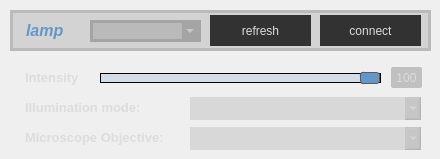
    <widget class="QWidget" name="page">
     <widget class="QComboBox" name="comboBox_illumode">
      <property name="geometry">
       <rect>
        <x>190</x>
        <y>97</y>
        <width>231</width>
        <height>23</height>
       </rect>
      </property>
      <property name="styleSheet">
       <string notr="true">border: 10px;
border-radius: 0px;
border-color: black;
background-color: rgba(120,120,120,50);
color:rgb(220,220,220);
font: 10pt &quot;MS Shell Dlg 2&quot;;</string>
      </property>
     </widget>
     <widget class="QLabel" name="label_17">
      <property name="geometry">
       <rect>
        <x>25</x>
        <y>67</y>
        <width>61</width>
        <height>21</height>
       </rect>
      </property>
      <property name="styleSheet">
       <string notr="true">border-radius: 2px;
background-color: rgba(255, 0, 100, 0);
border-color: rgba(5, 5, 5, 0);
border-width: 1px;

</string>
      </property>
      <property name="text">
       <string>&lt;html&gt;&lt;head/&gt;&lt;body&gt;&lt;p&gt;&lt;span style=&quot; font-size:10pt; font-weight:600; color:#dcdcdc;&quot;&gt;Intensity&lt;/span&gt;&lt;/p&gt;&lt;/body&gt;&lt;/html&gt;</string>
      </property>
     </widget>
     <widget class="QLabel" name="label_bright_2">
      <property name="geometry">
       <rect>
        <x>391</x>
        <y>67</y>
        <width>31</width>
        <height>21</height>
       </rect>
      </property>
      <property name="styleSheet">
       <string notr="true">border-radius: 2px;
background-color: rgba(0, 0, 0, 50);
border-color: rgba(5, 5, 5, 0);
border-width: 1px;
color: rgb(220,220,220);
font: 10pt &quot;MS Shell Dlg 2&quot;;</string>
      </property>
      <property name="text">
       <string>100</string>
      </property>
      <property name="alignment">
       <set>Qt::AlignCenter</set>
      </property>
     </widget>
     <widget class="QSlider" name="horizontalSlider_lampinten">
      <property name="geometry">
       <rect>
        <x>100</x>
        <y>67</y>
        <width>281</width>
        <height>22</height>
       </rect>
      </property>
      <property name="styleSheet">
       <string notr="true">QSlider::groove:horizontal {
    border: 1px solid black;
    height: 8px; /* the groove expands to the size of the slider by default. by giving it a height, it has a fixed size */
    margin: 2px 0;
	background: rgba(100, 150, 200,50);
}

QSlider::handle:horizontal {
    background: rgb(100,150,200);
    border: 1px solid #5c5c5c;
    width: 18px;
    margin: -2px 0; /* handle is placed by default on the contents rect of the groove. Expand outside the groove */
    border-radius: 3px;
}</string>
      </property>
      <property name="minimum">
       <number>0</number>
      </property>
      <property name="maximum">
       <number>100</number>
      </property>
      <property name="value">
       <number>100</number>
      </property>
      <property name="orientation">
       <enum>Qt::Horizontal</enum>
      </property>
      <property name="invertedAppearance">
       <bool>false</bool>
      </property>
     </widget>
     <widget class="QLabel" name="label_18">
      <property name="geometry">
       <rect>
        <x>25</x>
        <y>97</y>
        <width>131</width>
        <height>21</height>
       </rect>
      </property>
      <property name="styleSheet">
       <string notr="true">border-radius: 2px;
background-color: rgba(255, 0, 100, 0);
border-color: rgba(5, 5, 5, 0);
border-width: 1px;

</string>
      </property>
      <property name="text">
       <string>&lt;html&gt;&lt;head/&gt;&lt;body&gt;&lt;p&gt;&lt;span style=&quot; font-size:10pt; font-weight:600; color:#dcdcdc;&quot;&gt;Illumination mode:&lt;/span&gt;&lt;/p&gt;&lt;/body&gt;&lt;/html&gt;</string>
      </property>
     </widget>
     <widget class="QComboBox" name="comboBox_micobject">
      <property name="geometry">
       <rect>
        <x>190</x>
        <y>127</y>
        <width>231</width>
        <height>23</height>
       </rect>
      </property>
      <property name="styleSheet">
       <string notr="true">border: 10px;
border-radius: 0px;
border-color: black;
background-color: rgba(120,120,120,50);
color:rgb(220,220,220);
font: 10pt &quot;MS Shell Dlg 2&quot;;</string>
      </property>
     </widget>
     <widget class="QLabel" name="label_20">
      <property name="geometry">
       <rect>
        <x>25</x>
        <y>127</y>
        <width>161</width>
        <height>21</height>
       </rect>
      </property>
      <property name="styleSheet">
       <string notr="true">border-radius: 2px;
background-color: rgba(255, 0, 100, 0);
border-color: rgba(5, 5, 5, 0);
border-width: 1px;

</string>
      </property>
      <property name="text">
       <string>&lt;html&gt;&lt;head/&gt;&lt;body&gt;&lt;p&gt;&lt;span style=&quot; font-size:10pt; font-weight:600; color:#dcdcdc;&quot;&gt;Microscope Objective:&lt;/span&gt;&lt;/p&gt;&lt;/body&gt;&lt;/html&gt;</string>
      </property>
     </widget>
     <widget class="QFrame" name="frame_6">
      <property name="geometry">
       <rect>
        <x>10</x>
        <y>10</y>
        <width>421</width>
        <height>41</height>
       </rect>
      </property>
      <property name="styleSheet">
       <string notr="true">border-radius: 0px;
border: 3px solid rgba(0, 0, 0, 30);
background-color: rgba(0, 0, 0, 30);

</string>
      </property>
      <property name="frameShape">
       <enum>QFrame::StyledPanel</enum>
      </property>
      <property name="frameShadow">
       <enum>QFrame::Raised</enum>
      </property>
      <widget class="QComboBox" name="comboBox_lampport">
       <property name="geometry">
        <rect>
         <x>80</x>
         <y>10</y>
         <width>111</width>
         <height>22</height>
        </rect>
       </property>
       <property name="styleSheet">
        <string notr="true">color: rgb(220,220,220)
</string>
       </property>
      </widget>
      <widget class="QPushButton" name="pushButton_lampconnect">
       <property name="geometry">
        <rect>
         <x>310</x>
         <y>5</y>
         <width>101</width>
         <height>31</height>
        </rect>
       </property>
       <property name="styleSheet">
        <string notr="true">QPushButton {
	border: none;
	border-radius: 0px;
	background-color: rgb(50, 50, 50);
	color: rgb(220,220,220);
	font: 75 10pt &quot;MS Shell Dlg 2&quot;;
}

QPushButton:hover {
	background-color: rgb(100, 150, 200);
	color: white;
}

QPushButton:pressed {
	background-color: rgb(130, 180, 230);
	color: white;
}</string>
       </property>
       <property name="text">
        <string>connect</string>
       </property>
      </widget>
      <widget class="QLabel" name="label_5">
       <property name="geometry">
        <rect>
         <x>10</x>
         <y>5</y>
         <width>51</width>
         <height>31</height>
        </rect>
       </property>
       <property name="styleSheet">
        <string notr="true">background-color: transparent;
border-color: transparent;</string>
       </property>
       <property name="text">
        <string>&lt;html&gt;&lt;head/&gt;&lt;body&gt;&lt;p&gt;&lt;span style=&quot; font-size:12pt; font-weight:600; font-style:italic; color:#6496c8;&quot;&gt;lamp&lt;/span&gt;&lt;/p&gt;&lt;/body&gt;&lt;/html&gt;</string>
       </property>
       <property name="alignment">
        <set>Qt::AlignLeading|Qt::AlignLeft|Qt::AlignVCenter</set>
       </property>
      </widget>
      <widget class="QPushButton" name="pushButton_lamprefresh">
       <property name="geometry">
        <rect>
         <x>200</x>
         <y>5</y>
         <width>101</width>
         <height>31</height>
        </rect>
       </property>
       <property name="styleSheet">
        <string notr="true">QPushButton {
	border: none;
	border-radius: 0px;
	background-color: rgb(50, 50, 50);
	color: rgb(220,220,220);
	font: 75 10pt &quot;MS Shell Dlg 2&quot;;
}

QPushButton:hover {
	background-color: rgb(100, 150, 200);
	color: white;
}

QPushButton:pressed {
	background-color: rgb(130, 180, 230);
	color: white;
}</string>
       </property>
       <property name="text">
        <string>refresh</string>
       </property>
      </widget>
     </widget>
    </widget>
